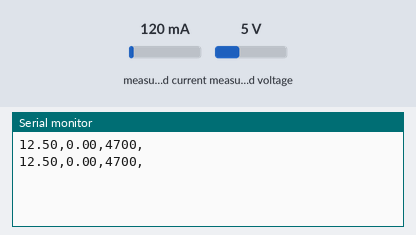
The sketch below on a simulated Arduino Uno, built with avr-gcc and run on an emulated ATmega328P. Shown: the last lines printed to the serial monitor. Wiring (inferred from the names in the program): INA219 current sensor at I2C address 0x40. Inputs (shaded band) come from the test bench; at power-on: measured current 120 mA, measured voltage 5 V.

Above: at 1.2 s.
1.3 s: measured current set to 40 mA
At 2.6 s:
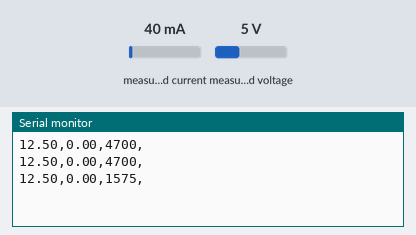
2.8 s: measured voltage set to 0.3 V
At 3.8 s:
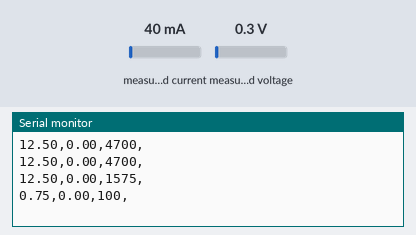
4.3 s: measured current set to 500 mA
At 5.8 s:
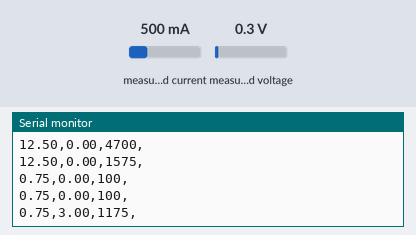
Timing chart, 0 to 7.3 s (numbered marks = the images above; inputs shaded):
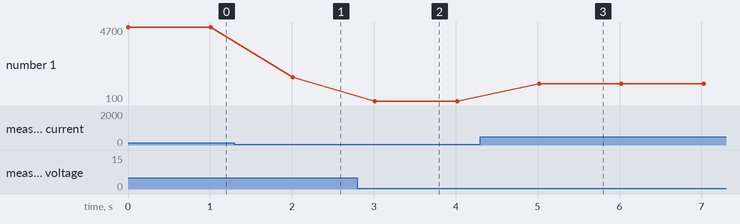

The sketch:

BatteryMonitor_ina226.ino
```cpp
/*
  Texas Instruments INA226 Control sample
  tomozh@gmail.com

  2031.09.03 fix power miscalculation bug
  2013.03.16 1st release
*/

#include <Wire.h>

#define NELEMS(arg) (sizeof(arg) / sizeof((arg)[0]))

const int   INA226_ADDR         = 0x40;                 // INA226 I2C Address (A0=A1=GND)
const word  INA226_CAL_VALUE    = 0x0A00;               // INA226 Calibration Register Value
float     Voltage,Current,Power;
// INA226 Registers
#define INA226_REG_CONGIGURATION_REG            0x00    // Configuration Register (R/W)
#define INA226_REG_SHUNT_VOLTAGE                0x01    // Shunt Voltage (R)
#define INA226_REG_BUS_VOLTAGE                  0x02    // Bus Voltage (R)
#define INA226_REG_POWER                        0x03    // Power (R)
#define INA226_REG_CURRENT                      0x04    // Current (R)
#define INA226_REG_CALIBRATION                  0x05    // Calibration (R/W)
#define INA226_REG_MASK_ENABLE                  0x06    // Mask/Enable (R/W)
#define INA226_REG_ALERT_LIMIT                  0x07    // Alert Limit (R/W)
#define INA226_REG_DIE_ID                       0xFF    // Die ID (R)

// Operating Mode (Mode Settings [2:0])
#define INA226_CONF_MODE_POWER_DOWN             (0<<0)  // Power-Down
#define INA226_CONF_MODE_TRIG_SHUNT_VOLTAGE     (1<<0)  // Shunt Voltage, Triggered
#define INA226_CONF_MODE_TRIG_BUS_VOLTAGE       (2<<0)  // Bus Voltage, Triggered
#define INA226_CONF_MODE_TRIG_SHUNT_AND_BUS     (3<<0)  // Shunt and Bus, Triggered
#define INA226_CONF_MODE_POWER_DOWN2            (4<<0)  // Power-Down
#define INA226_CONF_MODE_CONT_SHUNT_VOLTAGE     (5<<0)  // Shunt Voltage, Continuous
#define INA226_CONF_MODE_CONT_BUS_VOLTAGE       (6<<0)  // Bus Voltage, Continuous
#define INA226_CONF_MODE_CONT_SHUNT_AND_BUS     (7<<0)  // Shunt and Bus, Continuous (default)

// Shunt Voltage Conversion Time (VSH CT Bit Settings [5:3])
#define INA226_CONF_VSH_140uS                   (0<<3)  // 140us
#define INA226_CONF_VSH_204uS                   (1<<3)  // 204us
#define INA226_CONF_VSH_332uS                   (2<<3)  // 332us
#define INA226_CONF_VSH_588uS                   (3<<3)  // 588us
#define INA226_CONF_VSH_1100uS                  (4<<3)  // 1.1ms (default)
#define INA226_CONF_VSH_2116uS                  (5<<3)  // 2.116ms
#define INA226_CONF_VSH_4156uS                  (6<<3)  // 4.156ms
#define INA226_CONF_VSH_8244uS                  (7<<3)  // 8.244ms

// Bus Voltage Conversion Time (VBUS CT Bit Settings [8:6])
#define INA226_CONF_VBUS_140uS                  (0<<6)  // 140us
#define INA226_CONF_VBUS_204uS                  (1<<6)  // 204us
#define INA226_CONF_VBUS_332uS                  (2<<6)  // 332us
#define INA226_CONF_VBUS_588uS                  (3<<6)  // 588us
#define INA226_CONF_VBUS_1100uS                 (4<<6)  // 1.1ms (default)
#define INA226_CONF_VBUS_2116uS                 (5<<6)  // 2.116ms
#define INA226_CONF_VBUS_4156uS                 (6<<6)  // 4.156ms
#define INA226_CONF_VBUS_8244uS                 (7<<6)  // 8.244ms

// Averaging Mode (AVG Bit Settings[11:9])
#define INA226_CONF_AVG_1                       (0<<9)  // 1 (default)
#define INA226_CONF_AVG_4                       (1<<9)  // 4
#define INA226_CONF_AVG_16                      (2<<9)  // 16
#define INA226_CONF_AVG_64                      (3<<9)  // 64
#define INA226_CONF_AVG_128                     (4<<9)  // 128
#define INA226_CONF_AVG_256                     (5<<9)  // 256
#define INA226_CONF_AVG_512                     (6<<9)  // 512
#define INA226_CONF_AVG_1024                    (7<<9)  // 1024

// Reset Bit (RST bit [15])
#define INA226_CONF_RESET_ACTIVE                (1<<15)
#define INA226_CONF_RESET_INACTIVE              (0<<15)


static void writeRegister(byte reg, word value)
{
  Wire.beginTransmission(INA226_ADDR);
  Wire.write(reg);
  Wire.write((value >> 8) & 0xFF);
  Wire.write(value & 0xFF);
  Wire.endTransmission();
}

static void setupRegister(void)
{
  writeRegister(INA226_REG_CONGIGURATION_REG,
        INA226_CONF_RESET_INACTIVE
      | INA226_CONF_MODE_CONT_SHUNT_AND_BUS
      | INA226_CONF_VSH_1100uS
      | INA226_CONF_VBUS_1100uS
      | INA226_CONF_AVG_64
      );

  writeRegister(INA226_REG_CALIBRATION, INA226_CAL_VALUE);
}

static word readRegister(byte reg)
{
  word res = 0x0000;

  Wire.beginTransmission(INA226_ADDR);
  Wire.write(reg);

  if(Wire.endTransmission() == 0) {
    if(Wire.requestFrom(INA226_ADDR, 2) >= 2) {
      res = Wire.read() * 256;
      res += Wire.read();
    }
  }

  return res;
}

typedef struct tagREG_INFO {
  byte	reg;
  const char*	name;
}REG_INFO;

const static REG_INFO   st_aRegs[] = {
  { INA226_REG_CONGIGURATION_REG,   "Configuration Register"    },
  { INA226_REG_SHUNT_VOLTAGE,       "Shunt Voltage"             },
  { INA226_REG_BUS_VOLTAGE,         "Bus Voltage"               },
  { INA226_REG_POWER,               "Power"                     },
  { INA226_REG_CURRENT,             "Current"                   },
  { INA226_REG_CALIBRATION,         "Calibration"               },
  { INA226_REG_MASK_ENABLE,         "Mask/Enable"               },
  { INA226_REG_ALERT_LIMIT,         "Alert Limit"               },
  { INA226_REG_DIE_ID,              "Die ID"                    },
};

static void dumpRegisters(void)
{
  int i;
  const REG_INFO* pInfo;
  static word REGS[NELEMS(st_aRegs)];
  static char  buf[64];

  for(i = 0; i < NELEMS(REGS); i++) {
    pInfo = &st_aRegs[i];
    REGS[i] = readRegister(pInfo->reg);
  }

  Serial.println("---INA226 Registers ---");

  for(i = 0; i < NELEMS(REGS); i++) {
    pInfo = &st_aRegs[i];
    snprintf(buf, NELEMS(buf), "%24s (%02Xh) : %04Xh (%u)", pInfo->name, pInfo->reg, REGS[i], REGS[i]);
    Serial.println(buf);
  }
}


void setup()
{
  Wire.begin();
  Serial.begin(9600);

  setupRegister();
}

void loop()
{
  char  buf[64];
  long  voltage;   // Bus Voltage (mV)
  short current;   // Current (mA)
  long  power;     // Power (uW)

  voltage  = (long)((short)readRegister(INA226_REG_BUS_VOLTAGE)) * 1250L;    // LSB=1.25mV
  current  = (short)readRegister(INA226_REG_CURRENT);
  power    = (long)readRegister(INA226_REG_POWER) * 25000L;                  // LSB=25mW

  Serial.println();
  snprintf(buf, NELEMS(buf)
    , "V:%5ldmV, I:%5dmA, P:%5ldmW"
    , (voltage + (1000/2)) / 1000
    , current
    , (power + (1000/2)) / 1000
    );
  Voltage = ((float)voltage + (1000/2)) / 1000/1000;
  Current = current / 1000;
  Serial.print(Voltage);
  Serial.print(',');
    Serial.print(Current);
    Serial.print(',');
      Serial.print((power + (1000/2)) / 1000);
      Serial.print(',');
//  Serial.println(buf);
//Serial.println('a');
//  dumpRegisters();

  delay(1000);
}
```

Measured:
- after the input at 1.3 s, the serial monitor: prints a new line after 0.71 s (image 1)
- after the input at 2.8 s, the serial monitor: prints a new line after 0.21 s (image 2)
- after the input at 4.3 s, the serial monitor: prints a new line after 0.72 s (image 3)
- plotted number 1: 4700 → 1575 after the input at 1.3 s, 1575 → 100 after the input at 2.8 s, 100 → 1175 after the input at 4.3 s
